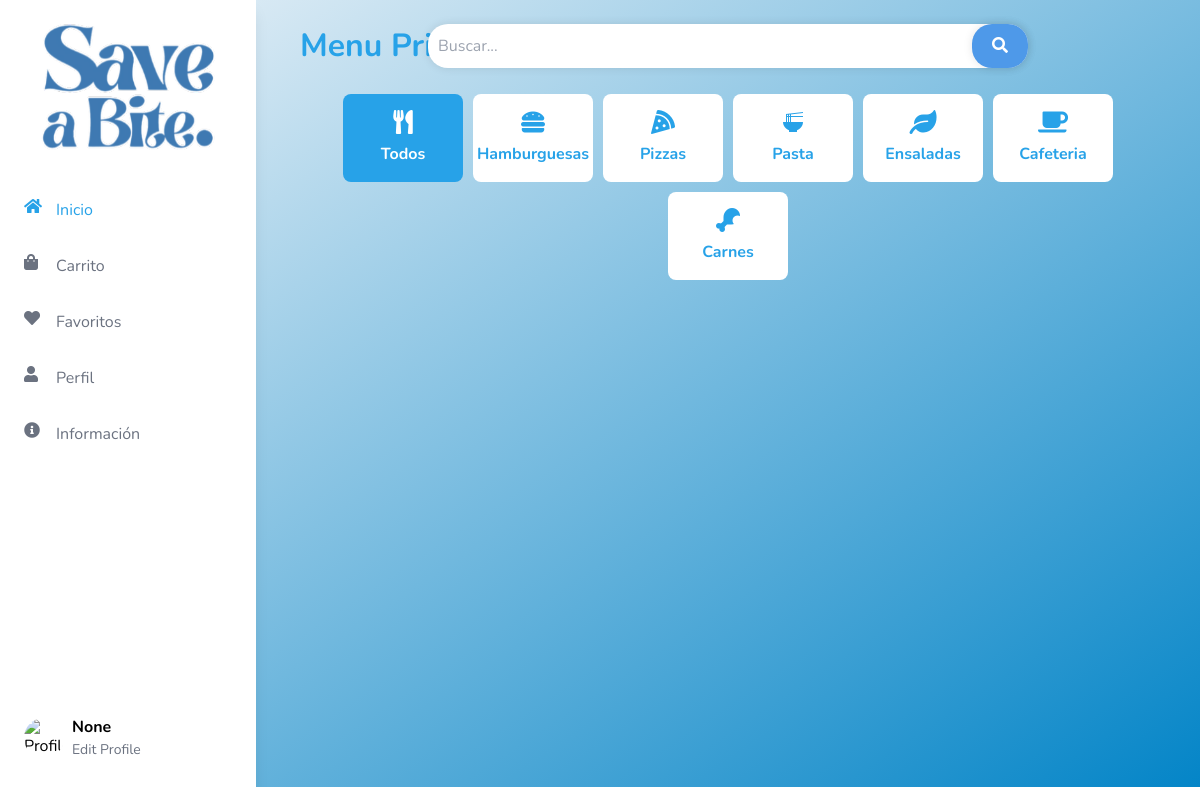
Before: /menu with the older database file.
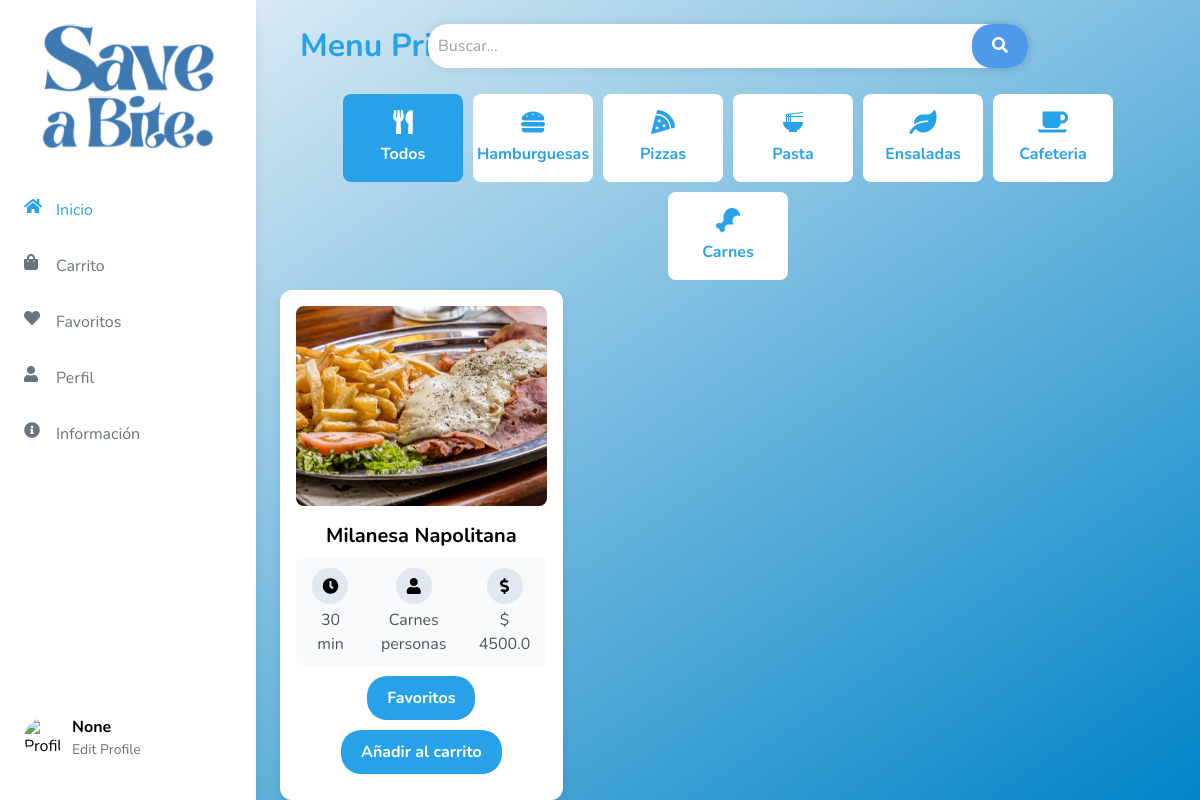
After: the same page with the newer database file.
### tables this page shows
CREATE TABLE Productos (
            id INTEGER PRIMARY KEY AUTOINCREMENT,
            Empresa TEXT NOT NULL,
            nombre TEXT NOT NULL,
            tiempoEstimado TEXT NOT NULL,
            precio REAL NOT NULL,
            descripcion TEXT NOT NULL,
            imagen TEXT NOT NULL,
            tipoComida TEXT NOT NULL
        );

### app.py (the view)
@app.route("/menu", methods=['GET'])
def menu():
    user_name = session.get('user_name')
    user_image = session.get('user_image')
    conn = get_db_connection()
    productos = conn.execute('SELECT * FROM Productos').fetchall()
    conn.close()
    return render_template('general/menu.html', user_name=user_name, user_image=user_image, productos=productos)

### app.py (called while the page is built)
def get_db_connection():
    conn = sqlite3.connect('flask_db.db')
    conn.row_factory = sqlite3.Row
    return conn

### templates/general/menu.html (shortened to what this page needs)
<!DOCTYPE html>
<html lang="es">
<head>
    <script src="https://cdn.tailwindcss.com"></script>
    <link href="https://cdnjs.cloudflare.com/ajax/libs/font-awesome/5.15.3/css/all.min.css" rel="stylesheet">
</head>
<body class="flex">
    <div class="flex flex-col h-screen bg-white w-64 p-6 shadow-lg fixed">
        <div class="flex justify-center mb-8">
            <img src="{{ url_for('static', filename='img/logo.png') }}" class="logo w-44" alt="Save a Bite Logo"/>
        </div>
        <div class="nav-item {% if request.path == url_for('menu') %}active{% endif %}">
            <i class="fas fa-home"></i>
            <a href="{{ url_for('menu') }}" class="text-decoration-none">Inicio</a>
        </div>
        <div class="nav-item {% if request.path == url_for('carrito') %}active{% endif %}">
            <i class="fas fa-shopping-bag"></i>
            <a href="{{ url_for('carrito') }}" class="text-decoration-none">Carrito</a>
        </div>
        <div class="nav-item {% if request.path == url_for('favoritos') %}active{% endif %}">
            <i class="fas fa-heart"></i>
            <a href="{{ url_for('favoritos') }}" class="text-decoration-none">Favoritos</a>
        </div>
        <div class="nav-item {% if request.path == url_for('perfil_usuario') %}active{% endif %}">
            <i class="fas fa-user"></i>
            <a href="{{ url_for('perfil_usuario') }}" class="text-decoration-none">Perfil</a>
        </div>
        <div class="nav-item {% if request.path == url_for('informacion') %}active{% endif %}">
            <i class="fas fa-info-circle"></i>
            <a href="{{ url_for('informacion') }}" class="text-decoration-none">Información</a>
        </div>
        <div class="profile mt-auto">
            <img src="{{ url_for('static', filename='uploads/' ~ user_image) }}" alt="Profile">
            <div class="profile-text">
                <div class="name">{{ user_name }}</div>
                <a href="{{ url_for('perfil_usuario') }}" class="edit-profile">Edit Profile</a>
            </div>
        </div>
    </div>
    <div class="flex-1 p-6 content ml-64">
        <div class="header">
            <h1 class="text-4xl font-bold text-custom-blue">Menu Principal</h1>
            <div class="search">
                <input type="text" placeholder="Buscar...">
                <button type="submit"><i class="fas fa-search"></i></button>
            </div>
        </div>
        <div class="button-container">
            <button class="btn-custom active" onclick="filterCategory('todos')">
                <i class="fas fa-utensils"></i>
                Todos
            </button>
            <button class="btn-custom" onclick="filterCategory('hamburguesas')">
                <i class="fas fa-hamburger"></i>
                Hamburguesas
            </button>
            <button class="btn-custom" onclick="filterCategory('pizzas')">
                <i class="fas fa-pizza-slice"></i>
                Pizzas
            </button>
            <button class="btn-custom" onclick="filterCategory('pastas')">
                <i class="material-icons">ramen_dining</i>
                Pasta
            </button>
            <button class="btn-custom" onclick="filterCategory('ensaladas')">
                <i class="fas fa-leaf"></i>
                Ensaladas
            </button>
            <button class="btn-custom" onclick="filterCategory('cafeteria')">
                <i class="fas fa-coffee"></i>
                Cafeteria
            </button>
            <button class="btn-custom" onclick="filterCategory('carnes')">
                <i class="fas fa-drumstick-bite"></i>
                Carnes
            </button>
        </div>
        <div class="grid grid-cols-1 md:grid-cols-2 lg:grid-cols-3 gap-6">
            {% for producto in productos %}
            <div class="recipe-card {{ producto['tipoComida'] }}" onclick="goToProductDetail('{{ producto['id'] }}')">
                <img src="{{ url_for('static', filename='uploads/' ~ producto['imagen']) }}" alt="{{ producto['nombre'] }}">
                <h3 class="text-xl font-bold mb-2">{{ producto['nombre'] }}</h3>
                <div class="info">
                    <div>
                        <div class="info-icon"><i class="fas fa-clock"></i></div>
                        <p class="text-gray-600">{{ producto['tiempoEstimado'] }}</p>
                    </div>
                    <div>
                        <div class="info-icon"><i class="fas fa-user"></i></div>
                        <p class="text-gray-600">{{ producto['tipoComida'] }} personas</p>
                    </div>
                    <div>
                        <div class="info-icon"><i class="fas fa-dollar-sign"></i></div>
                        <p class="text-gray-600">$ {{ producto['precio'] }}</p>
                    </div>
                </div>
                <div class="button-container">
                    <button class="action-button">Favoritos</button>
                    <form method="POST" action="{{ url_for('agregar_al_carrito', producto_id=producto['id']) }}">
                        <button type="submit" class="action-button">Añadir al carrito</button>
                    </form>
                </div>
            </div>
            {% endfor %}
        </div>
    </div>
</body>
</html>

### templates/general/menu.html (style rules this page uses)
body { font-family: 'Nunito', sans-serif; background: linear-gradient(to bottom right, #f1f5f9, #0284c7); overflow: hidden; }
.text-custom-blue { color: #27a2e8; }
.nav-item { margin: 1rem 0; display: flex; align-items: center; color: #6b7280; transition: color 0.3s ease; }
.nav-item i { height: 24px; width: 24px; margin-right: 0.5rem; }
.nav-item:hover, .nav-item.active { color: #27a2e8; }
.profile { display: flex; align-items: center; margin-top: auto; margin-bottom: 1rem; }
.profile img { height: 40px; width: 40px; border-radius: 50%; margin-right: 0.5rem; }
.profile-text { display: flex; flex-direction: column; }
.profile-text .name { font-weight: bold; }
.profile-text .edit-profile { color: #6b7280; font-size: 0.875rem; }
.btn-custom { background-color: white; color: #27a2e8; padding: 1rem; font-size: 1rem; font-weight: bold; transition: background-color 0.3s, color 0.3s; border-radius: 8px; display: flex; flex-direction: column; align-items: center; text-align: center; width: 120px; }
.btn-custom i, .btn-custom .material-icons { font-size: 24px; margin-bottom: 0.5rem; }
.btn-custom:hover, .btn-custom.active { background-color: #27a2e8; color: white; }
.recipe-card { background-color: white; border-radius: 12px; box-shadow: 0 4px 8px rgba(0, 0, 0, 0.1); padding: 16px; transition: transform 0.2s; overflow: hidden; display: flex; flex-direction: column; align-items: center; height: 100%; cursor: pointer; }
.recipe-card img { border-radius: 8px; margin-bottom: 16px; width: 100%; height: 200px; object-fit: cover; }
.recipe-card .info { display: flex; justify-content: space-around; width: 100%; padding: 10px; background-color: #f9fafb; border-radius: 8px; }
.recipe-card .info div { text-align: center; display: flex; flex-direction: column; align-items: center; }
.info-icon { display: flex; align-items: center; justify-content: center; background-color: #e2e8f0; border-radius: 50%; width: 36px; height: 36px; margin-bottom: 4px; }
.header { display: flex; align-items: center; justify-content: center; margin-bottom: 1rem; position: relative; }
.header h1 { font-size: 2rem; font-weight: bold; color: #27a2e8; position: absolute; left: 0; margin-left: 20px; }
.search { display: inline-block; position: relative; }
.search input[type="text"] { width: 600px; padding: 10px; border: none; border-radius: 20px; box-shadow: 0 0 10px rgba(0, 0, 0, 0.1); }
.search button[type="submit"] { background-color: #4e99e9; border: none; color: #fff; cursor: pointer; padding: 10px 20px; border-radius: 20px; box-shadow: 0 0 10px rgba(0, 0, 0, 0.1); position: absolute; top: 0; right: 0; transition: 0.3s ease; }
.button-container { display: flex; justify-content: center; flex-wrap: wrap; gap: 10px; padding: 10px 0; }
.action-button { background-color: #27a2e8; color: white; padding: 10px 20px; border-radius: 20px; text-align: center; cursor: pointer; font-weight: bold; transition: background-color 0.3s; }
.content { overflow-y: auto; height: 100vh; }

Changed rows visible on the page:
added Productos: imagen (picture), nombre "Milanesa Napolitana", tiempoEstimado "30 min", tipoComida "Carnes", precio "4500.0"
